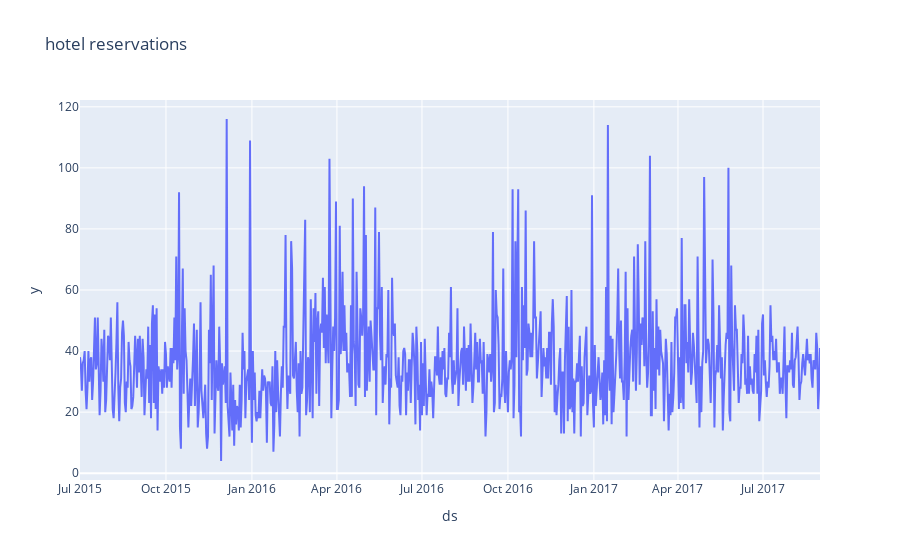

Write notebook code for a chart like this one.
### Code cell
fig = px.line(t_df, x="ds", y="y", title='hotel reservations')
fig.show()

### Figure 1 — Plotly figure (JSON) as saved in the notebook; plotly's stock layout.template omitted (floating-point values rounded to 4 significant figures; data arrays with more than 128 entries replaced by an {"elided": "..."} marker saying what was removed)
{"data": [{"hovertemplate": "ds=%{x}<br>y=%{y}<extra></extra>", "legendgroup": "", "line": {"color": "#636efa", "dash": "solid"}, "marker": {"symbol": "circle"}, "mode": "lines", "name": "", "orientation": "v", "showlegend": false, "type": "scatter", "x": {"elided": "793 str values"}, "xaxis": "x", "y": {"elided": "793 int values"}, "yaxis": "y"}], "layout": {"legend": {"tracegroupgap": 0}, "title": {"text": "hotel reservations"}, "xaxis": {"anchor": "y", "domain": [0, 1], "title": {"text": "ds"}}, "yaxis": {"anchor": "x", "domain": [0, 1], "title": {"text": "y"}}}}
